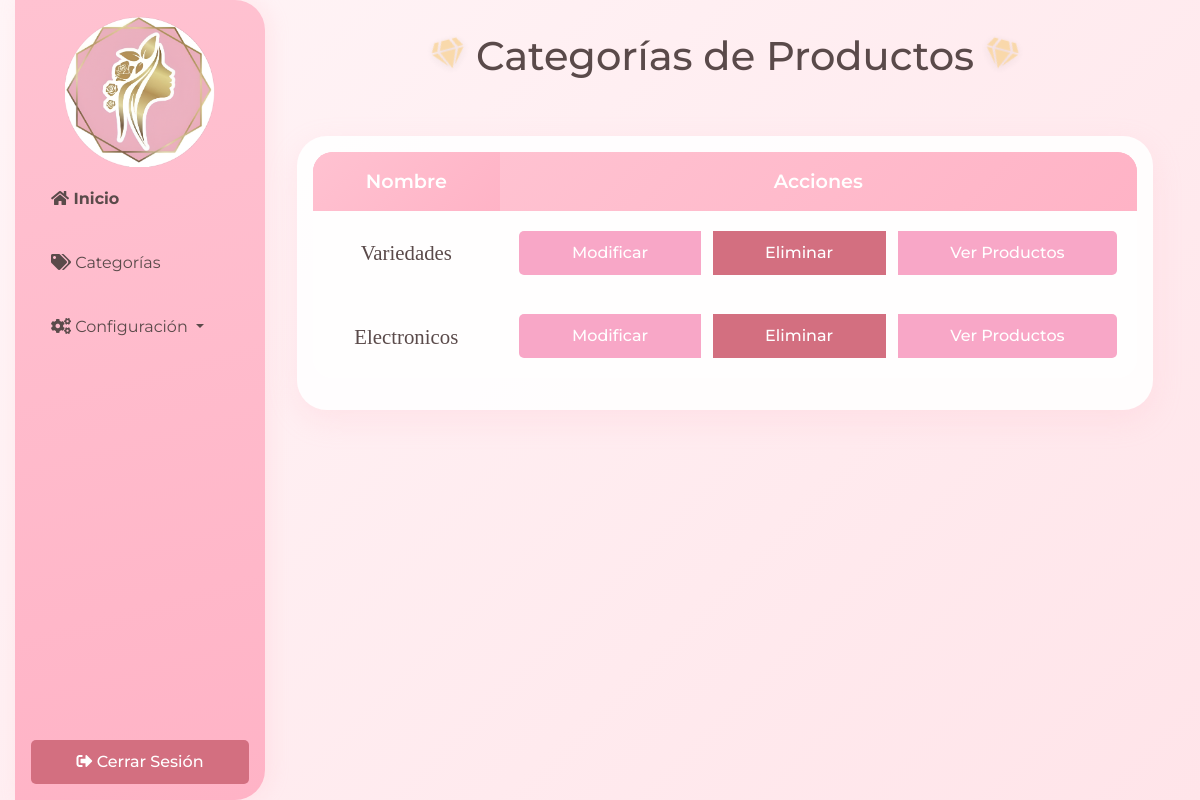
Before: /categorias/ with the older database file.
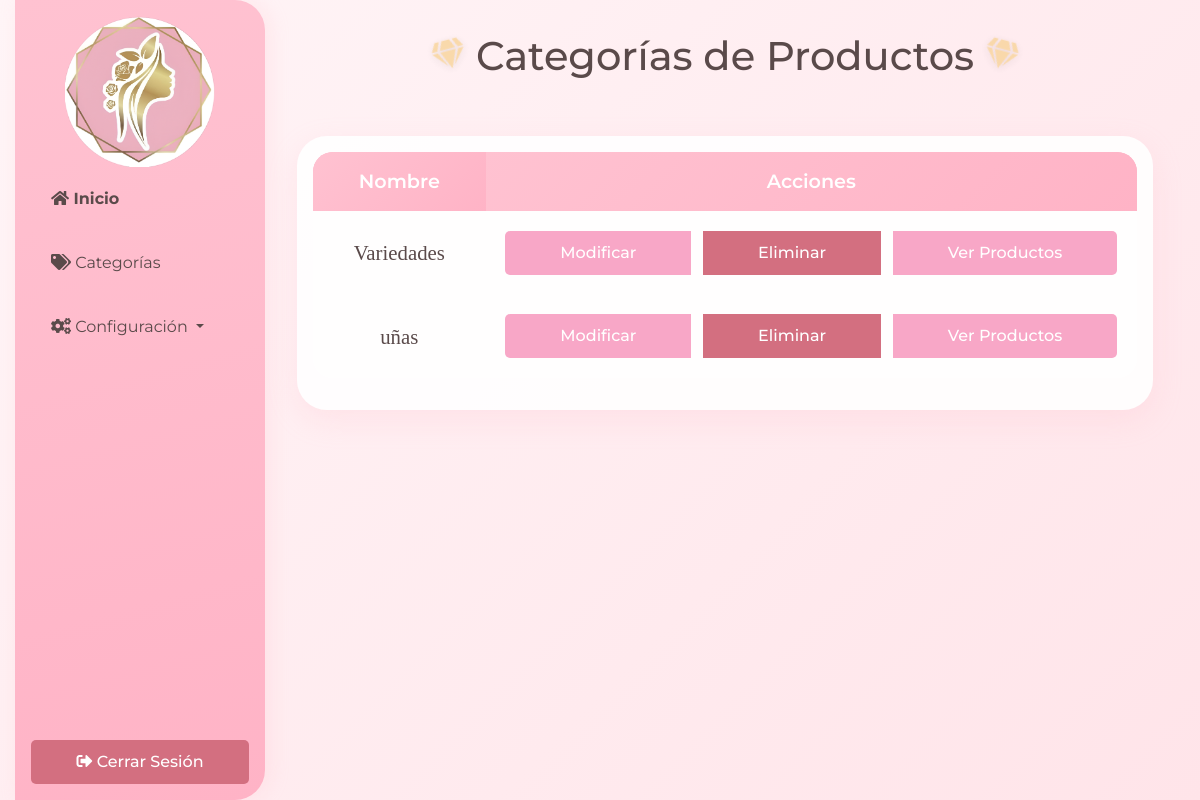
After: the same page with the newer database file.
### Inventario/models.py (models this page shows, shortened)
class Categoria(models.Model):
    id_categoria = models.AutoField(primary_key=True)
    nombre = models.CharField(max_length=100)

### Inventario/views.py (the view)
# urls.py: path('categorias/', views.categorias_view, name='categorias'),  # Cambiado para usar categorias como página inicial
def categorias_view(request):
    categorias = Categoria.objects.all()  # Obtener todas las categorías
    return render(request, 'categorias.html', {'categorias': categorias})  # Renderiza la plantilla con las categorías

### Inventario/templates/categorias.html (shortened to what this page needs)
{% load static %}
<!DOCTYPE html>
<html lang="es">
<head>
    <link rel="stylesheet" href="https://cdn.jsdelivr.net/npm/bootstrap@4.5.2/dist/css/bootstrap.min.css">
    <link href="{% static 'Inventario/styles.css' %}" rel="stylesheet">
    <link href="https://cdnjs.cloudflare.com/ajax/libs/font-awesome/5.15.3/css/all.min.css" rel="stylesheet">
</head>
<body>
    <div class="container-fluid d-flex">
        <div class="sidebar p-3 d-flex flex-column justify-content-between" style="height: 100vh; width: 250px;">
            <div>
                <img src="{% static 'image/logo.jpg' %}" alt="Logo de la empresa" class="logo">
                <ul class="nav flex-column">
                    <li class="nav-item">
                        <a class="nav-link active" href="{% url 'categorias' %}"><i class="fas fa-home"></i> Inicio</a>
                    </li>
                    <li class="nav-item">
                        <a class="nav-link" href="{% url 'categorias' %}"><i class="fas fa-tags"></i> Categorías</a>
                    </li>
                    <li class="nav-item dropdown">
                        <a class="nav-link dropdown-toggle" href="#" id="dropdownConfiguracion" role="button" data-toggle="dropdown" aria-haspopup="true" aria-expanded="false">
                            <i class="fas fa-cogs"></i> Configuración
                        </a>
                    </li>
                </ul>
            </div>
            <div class="mt-3">
                <a href="{% url 'login' %}" class="btn btn-danger w-100"><i class="fas fa-sign-out-alt"></i> Cerrar Sesión</a>
            </div>
        </div>
        <div class="content custom-content">
            <div class="categoria-header">
                <h1>
                    <i class="fas fa-gem"></i>
                    Categorías de Productos
                    <i class="fas fa-gem"></i>
                </h1>
            </div>
            <div class="table-container">
                <div class="table-responsive">
                    <table class="table table-hover">
                        <thead>
                            <tr>
                                <th scope="col">Nombre</th>
                                <th scope="col">Acciones</th>
                            </tr>
                        </thead>
                        <tbody>
                            {% for categoria in categorias %}
                                <tr>
                                    <td class="align-middle">{{ categoria.nombre }}</td>
                                    <td>
                                        <div class="btn-group">
                                            <button class="btn btn-warning" data-toggle="modal" data-target="#modificarCategoriaModal{{ categoria.id_categoria }}">Modificar</button>
                                            <button class="btn btn-danger" data-toggle="modal" data-target="#confirmarEliminacionModal{{ categoria.id_categoria }}">Eliminar</button>
                                            <a href="{% url 'productos' categoria.id_categoria %}" class="btn btn-info">Ver Productos</a>
                                        </div>
                                    </td>
                                </tr>
                            {% endfor %}
                        </tbody>
                    </table>
                </div>
            </div>
        </div>
    </div>
</body>
</html>

### Inventario/static/Inventario/styles.css (style rules this page uses)
:root { --primary-pink: #ffc2d1; --secondary-pink: #ffb3c6; --accent-pink: #ffe5ec; --gold: #f8d49a; --text-dark: #5a4a4a; }
body { background: linear-gradient(135deg, #fff5f7 0%, #ffe4e9 100%); font-family: 'Montserrat', sans-serif; }
.logo { display: block; margin: 0 auto; max-width: 150px; height: auto; }
.custom-content { padding: 20px; background-color: #ffffff; }
.nav-link { color: var(--text-dark) !important; transition: all 0.4s ease; border-radius: 25px; margin: 8px 0; padding: 12px 20px; }
.nav-link.active { color: #007bff; font-weight: bold; }
.sidebar { background: linear-gradient(165deg, var(--primary-pink), var(--secondary-pink)); box-shadow: 5px 0 20px rgba(255, 182, 193, 0.2); border-radius: 0 30px 30px 0; padding: 2rem; }
.table { background: transparent; border-radius: 20px; overflow: hidden; }
.table thead { background-color: var(--secondary-pink); }
.table thead th { text-align: center; background: linear-gradient(135deg, var(--primary-pink), var(--secondary-pink)); color: white; border: none; padding: 15px; font-size: 1.2rem; font-weight: 600; }
.table tbody td { border: none; padding: 15px; transition: all 0.3s ease; text-align: center; vertical-align: middle; }
.table tbody tr { background: rgba(255, 255, 255, 0.6); transition: all 0.3s ease; }
.btn { border-radius: 25px; padding: 10px 25px; transition: all 0.3s ease; font-weight: 500; }
.content.custom-content { flex-grow: 1; width: calc(100% - 250px); padding: 2rem; background: transparent; }
.categoria-header { text-align: center; margin-bottom: 3rem; position: relative; }
.categoria-header h1 { font-size: 2.5rem; color: var(--text-dark); display: inline-block; padding: 0 4rem; }
.categoria-header .fas.fa-gem { color: var(--gold); font-size: 1.8rem; position: relative; top: -5px; filter: drop-shadow(0 2px 4px rgba(0, 0, 0, 0.1)); opacity: 0.8; transform: rotate(-15deg); }
.categoria-header .fas.fa-gem:last-of-type { transform: rotate(15deg); }
.table-container { max-width: 100%; margin: 0 auto; background: rgba(255, 255, 255, 0.9); border-radius: 30px; box-shadow: 0 10px 30px rgba(255, 182, 193, 0.2); overflow: hidden; padding: 1rem; }
.table-responsive { margin: 0; padding: 0; width: 100%; }
.table td { vertical-align: middle; font-size: 1.1rem; }
.table td:first-child { font-weight: 500; color: var(--text-dark); font-size: 1.3rem; font-family: 'Playfair Display', serif; }
.table td .btn { margin: 0.3rem; min-width: 120px; }
.table td .btn-group { display: flex; justify-content: center; gap: 0.5rem; flex-wrap: wrap; }
.content { background: transparent !important; }
.custom-content { padding: 20px; background: transparent !important; }

### Inventario/templates/categorias.html (style rules this page uses)
.btn-warning { background-color: #f8a7c7; color: white; border: none; border-radius: 5px; padding: 10px 20px; cursor: pointer; transition: background-color 0.3s, color 0.3s; }
.btn-danger { background-color: #d36f80; color: white; border: none; border-radius: 5px; padding: 10px 20px; cursor: pointer; transition: background-color 0.3s; }
.btn-info { background-color: #f8a7c7; color: white; border: none; border-radius: 5px; padding: 10px 20px; cursor: pointer; transition: background-color 0.3s, color 0.3s; }

Changed rows visible on the page:
removed Categoria: nombre "Electronicos"
added Categoria: nombre "uñas"
